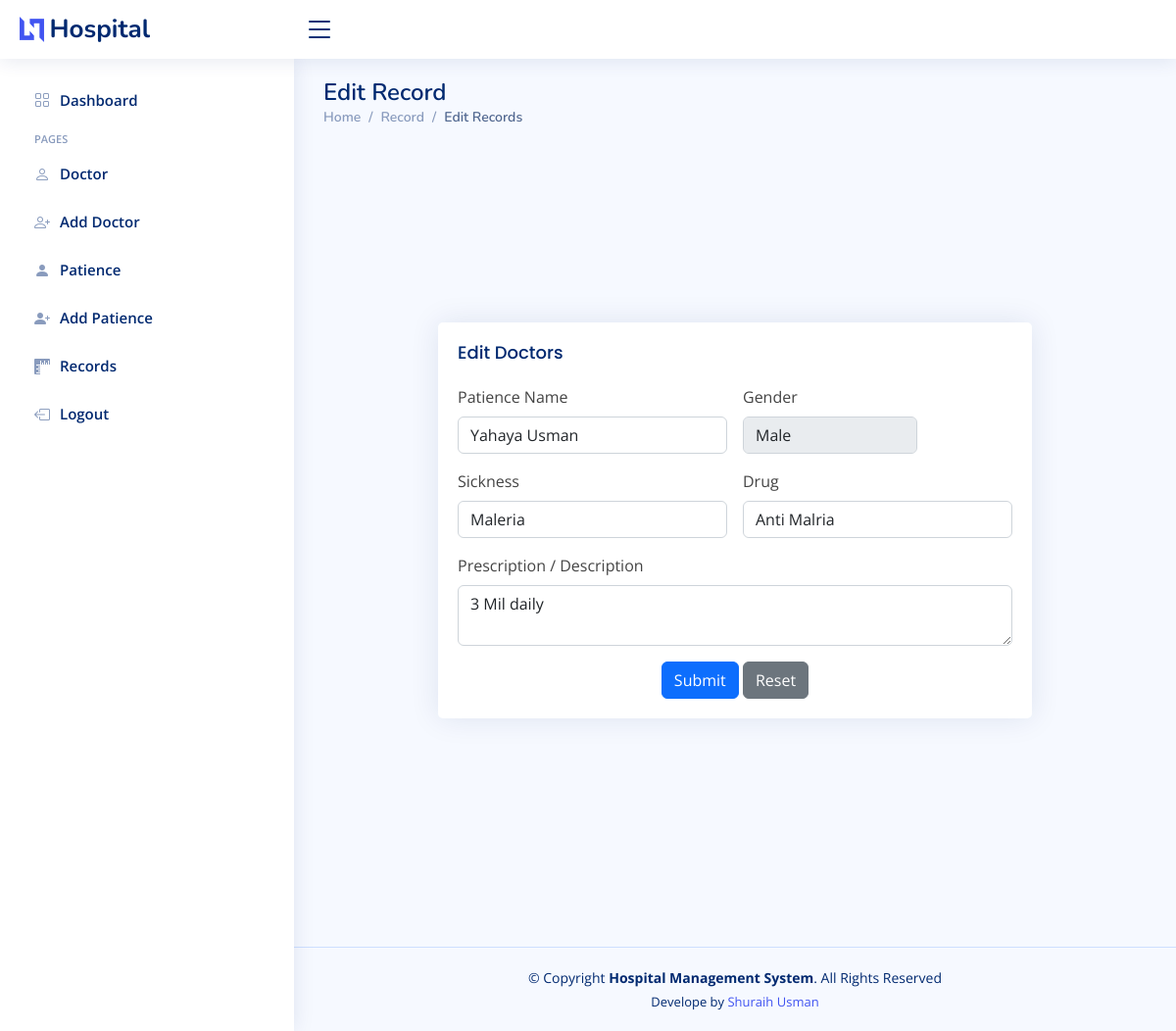
The page /admin/add_record.php?edit=17 (signed in) on the database its author committed.
### tables this page shows
CREATE TABLE `patience` (
  `id` int(11) NOT NULL,
  `firstname` varchar(20) DEFAULT NULL,
  `surname` varchar(20) DEFAULT NULL,
  `middlename` varchar(20) DEFAULT NULL,
  `gender` varchar(10) DEFAULT NULL,
  `images` varchar(50) DEFAULT NULL,
  `addresss` text DEFAULT NULL
);

CREATE TABLE `record` (
  `id` int(11) NOT NULL,
  `sickness` varchar(220) DEFAULT NULL,
  `drug` varchar(50) DEFAULT NULL,
  `descriptions` varchar(200) DEFAULT NULL,
  `images` varchar(50) DEFAULT NULL,
  `pt_id` int(11) NOT NULL,
  `fullname` varchar(222) NOT NULL,
  `dates` datetime NOT NULL,
  `d_id` int(11) NOT NULL
);

### admin/add_record.php (the view, shortened to what this page needs)
<?php
require_once("../config/config.php");
require_once("header.php");
$sql = "SELECT * FROM admin_tb
WHERE id='".$_SESSION['id']."'";
$res = $db->query($sql);
$res = $res->fetch_assoc();
if (isset($_GET['edit'])) {
$sql = "SELECT * FROM record WHERE id = '".$_GET['edit']."'";
    $res = $db->query($sql);
    $res = $res->fetch_assoc();
$sql2 = "SELECT * FROM patience WHERE id = '".$_GET['edit']."'";
    $res2 = $db->query($sql2);
    $res2 = $res2->fetch_assoc();
    $fullname= $res2['firstname'].' '.$res2['surname'];
    $gender = $res2['gender'];
}
?>
<main id="main" class="main">
<?php if (isset($_GET['edit'])) { ?>
    <div class="pagetitle">
      <h1>Edit Record</h1>
      <nav>
        <ol class="breadcrumb">
          <li class="breadcrumb-item"><a href="dashboard.php">Home</a></li>
        <li class="breadcrumb-item">Record</li>
          <li class="breadcrumb-item active">Edit Records</li>
        </ol>
      </nav>
    </div>
    <?php } ?>
    <section class="section register min-vh-100 d-flex flex-column align-items-center justify-content-center py-4">
    <div class="container">
          <div class="row justify-content-center">
            <div class="col-lg-9 col-md-6 d-flex flex-column align-items-center justify-content-center">
      <div class="card">
            <div class="card-body">
              <h5 class="card-title">  <?php if (isset($_GET['edit'])) { echo "Edit Doctors";} else{ echo  'Add Record'; } ?>
              </h5>
              <form method="post" class="row g-3" enctype="multipart/form-data">
                <div class="col-md-6">
                  <label for="inputName5" class="form-label">Patience Name</label>
                  <input type="text" class="form-control" id="inputName5" name="name" value="<?php  echo $fullname;?>">
                </div>
                  <div class="col-md-4">
                  <label for="inputName5" class="form-label">Gender</label>
                  <input type="text" class="form-control" id="input5" value="<?php  echo $gender;?>" disabled>
                </div>
                <div class="col-md-6">
                  <label for="inputPassword5" class="form-label">Sickness</label>
                  <input type="text" class="form-control" id="inputPassword5" name="sickness" value="<?php if (isset($_GET['edit'])) { echo $res['sickness'];}?>">
                </div>
                <div class="col-6">
                  <label for="" class="form-label">Drug</label>
                  <input type="text" class="form-control" name="drug" value="<?php if (isset($_GET['edit'])) { echo $res['drug'];}?>">
                </div>
                <div class="col-12">
                  <label for="inputAddress2" class="form-label">Prescription / Description</label>
                  <textarea row="80" colspan="60" class="form-control" id="inputAddress2" name="description" value=""><?php if (isset($_GET['edit'])) { echo $res['descriptions'];}?> </textarea>
                </div>
                <div class="text-center">
                  <button type="submit" class="btn btn-primary" name="<?php if (isset($_GET['edit'])) { echo 'submit';} else {echo'add';}?>">Submit</button>
                  <button type="reset" class="btn btn-secondary">Reset</button>
                </div>
              </form>
            </div>
          </div>
          </div>
</section>
</main>
          <?php
require_once("footer.php"); ?>

### assets/css/style.css (style rules this page uses)
:root { scroll-behavior: smooth; }
body { font-family: "Open Sans", sans-serif; background: #f6f9ff; color: #444444; }
a { color: #4154f1; text-decoration: none; }
h1, h2, h3, h4, h5, h6 { font-family: "Nunito", sans-serif; }
#main { margin-top: 60px; padding: 20px 30px; transition: all 0.3s; }
.pagetitle { margin-bottom: 10px; }
.pagetitle h1 { font-size: 24px; margin-bottom: 0; font-weight: 600; color: #012970; }
.card { margin-bottom: 30px; border: none; border-radius: 5px; box-shadow: 0px 0 30px rgba(1, 41, 112, 0.1); }
.card-title { padding: 20px 0 15px 0; font-size: 18px; font-weight: 500; color: #012970; font-family: "Poppins", sans-serif; }
.card-body { padding: 0 20px 20px 20px; }
.breadcrumb { font-size: 14px; font-family: "Nunito", sans-serif; color: #899bbd; font-weight: 600; }
.breadcrumb a { color: #899bbd; transition: 0.3s; }
.breadcrumb .breadcrumb-item::before { color: #899bbd; }
.breadcrumb .active { color: #51678f; font-weight: 600; }
@media (min-width: 1200px) { #main, #footer { margin-left: 300px; } }

### rows shown on the page
patience: name "Yahaya Usman", gender "Male"
record: sickness "Maleria", drug "Anti Malria", description "3 Mil daily"
